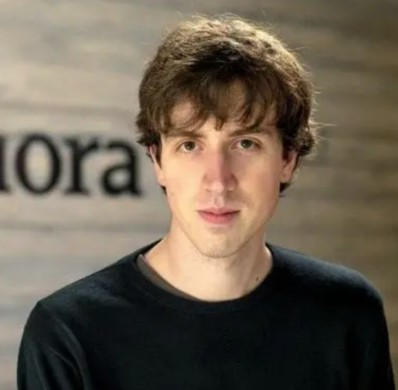
#> input picture hw3/img1.jpg, 398 x 390 px
$ python main.py
#> lines starting #> are read from the running program, lines starting #| are printed output that depends on the picture; after the words box and inside, x2 and y2 are one past the last pixel; in counts of white or black regions, pixels touching at a corner belong together
import cv2
import numpy as np


def dilate(src, kernel, iterations=1):
    """膨胀函数

    Args:
        src (np.ndarray): 二值图像
        kernel (np.ndarray): 卷积核
        iterations (int, optional): 迭代次数

    Returns:
        np.ndarray: 膨胀后的图像
    """
    result = src.copy()
    k_h, k_w = kernel.shape
    pad_h, pad_w = k_h // 2, k_w // 2

    for _ in range(iterations):
        padded = np.pad(
            result, ((pad_h, pad_h), (pad_w, pad_w)), mode="constant", constant_values=0
        )
        temp = np.zeros_like(result)
        h, w = result.shape
        for i in range(h):
            for j in range(w):
                region = padded[i : i + k_h, j : j + k_w]
                if np.any(region[kernel == 1] == 1):
                    temp[i, j] = 1
                else:
                    temp[i, j] = 0
        result = temp.copy()
    return result


def erode(src, kernel, iterations=1):
    """腐蚀函数

    Args:
        src (np.ndarray): 二值图像
        kernel (np.ndarray): 卷积核
        iterations (int, optional): 迭代次数

    Returns:
        np.ndarray: 腐蚀后的图像
    """
    result = src.copy()
    k_h, k_w = kernel.shape
    pad_h, pad_w = k_h // 2, k_w // 2

    for _ in range(iterations):
        padded = np.pad(
            result, ((pad_h, pad_h), (pad_w, pad_w)), mode="constant", constant_values=1
        )
        temp = np.zeros_like(result)
        h, w = result.shape
        for i in range(h):
            for j in range(w):
                region = padded[i : i + k_h, j : j + k_w]
                if np.all(region[kernel == 1] == 1):
                    temp[i, j] = 1
                else:
                    temp[i, j] = 0
        result = temp.copy()
    return result


def main(
    image_path,
    mask_path,
    background_path,
    person_path="./person.jpg",
    new_image_path="./new_image.jpg",
):
    """主函数

    Args:
        image_path (str): 原图像路径
        mask_path (str): 蒙版路径
        background_path (str): 背景图路径
        person_path (str, optional): 保存人物图片路径. Defaults to "./person.jpg".
        new_image_path (str, optional): 保存新图片路径. Defaults to "./new_image.jpg".
    """
#> called with image_path = './img1.jpg', mask_path = './mask1.jpg', background_path = './background.jpg', person_path = './person1.jpg', new_image_path = './new_image1.jpg'
    # 读取图片
    image = cv2.imread(image_path)
#> image is the input picture: shape (390, 398, 3); mean B, G, R 81.5, 96.3, 107.2
    mask = cv2.imread(mask_path, cv2.IMREAD_GRAYSCALE)
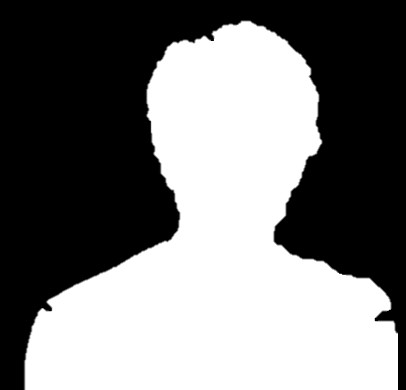
#> input picture hw3/mask1.jpg, 406 x 390 px
#> mask is the input picture: shape (390, 406); min 0, max 255, mean 122.1
    background = cv2.imread(background_path)
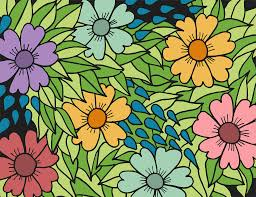
#> input picture hw3/background.jpg, 256 x 197 px
#> background is the input picture: shape (197, 256, 3); mean B, G, R 96.5, 140.3, 135.4

    print(f"read original image: {image_path}, shape: {image.shape}")
#| read original image: ./img1.jpg, shape: (390, 398, 3)
    print(f"read mask: {mask_path}, shape: {mask.shape}")
#| read mask: ./mask1.jpg, shape: (390, 406)
    print(f"read background: {background_path}, shape: {background.shape}")
#| read background: ./background.jpg, shape: (197, 256, 3)

    # 调整蒙版和背景图形状
    mask = cv2.resize(mask, (image.shape[1], image.shape[0]))
#> mask: shape (390, 398)
    mask = cv2.GaussianBlur(mask, (25, 25), 0)
    background = cv2.resize(background, (image.shape[1], image.shape[0]))
#> background: shape (390, 398, 3)

    # 二值化蒙版
    binary_mask = (mask > 128).astype(np.uint8)
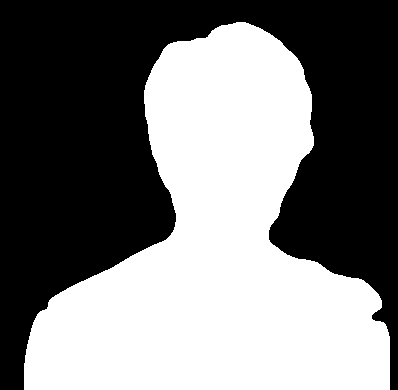
#> binary_mask: shape (390, 398); values 0 (black) and 1 (white), 47.9% white; 1 white region, box (x1, y1, x2, y2) and area: (24, 22, 390, 390) 74273
    kernel = np.ones((7, 7), dtype=np.uint8)

    # 先膨胀，后腐蚀
    dilated_mask = dilate(binary_mask, kernel, iterations=3)
#> after the loop in dilate, `for _ in range(iterations):`: result: shape (390, 398); values 0 (black) and 1 (white), 55.3% white; 1 black region, box (x1, y1, x2, y2) and area: (0, 0, 398, 390) 69450
    # [4 lines of commented-out code are left out]
    clean_mask = erode(dilated_mask, kernel, iterations=3)
#> after the loop in erode, `for _ in range(iterations):`: result: shape (390, 398); values 0 (black) and 1 (white), 48.3% white; 1 white region, box (x1, y1, x2, y2) and area: (24, 22, 398, 390) 74925
    # [6 lines of commented-out code are left out]
    clean_mask_3c = np.stack([clean_mask] * 3, axis=-1)

    # 提取人物并替换背景
    person = image * clean_mask_3c
    new_image = person + background * (1 - clean_mask_3c)

    # 保存图片
    cv2.imwrite(person_path, person)
    cv2.imwrite(new_image_path, new_image)
    print(f"save image with only people: {person_path}, shape: {person.shape}")
#| save image with only people: ./person1.jpg, shape: (390, 398, 3)
    print(f"save image with new background: {new_image_path}, shape: {new_image.shape}")
#| save image with new background: ./new_image1.jpg, shape: (390, 398, 3)


if __name__ == "__main__":
    image_path = "./img1.jpg"
    mask_path = "./mask1.jpg"
    background_path = "./background.jpg"
    person_path = "./person1.jpg"
    new_image_path = "./new_image1.jpg"
    main(image_path, mask_path, background_path, person_path, new_image_path)

    image_path = "./img2.jpg"
    mask_path = "./mask2.jpg"
    background_path = "./background.jpg"
    person_path = "./person2.jpg"
    new_image_path = "./new_image2.jpg"
    main(image_path, mask_path, background_path, person_path, new_image_path)
#> call 2 of main, with image_path = './img2.jpg', mask_path = './mask2.jpg', background_path = './background.jpg', person_path = './person2.jpg', new_image_path = './new_image2.jpg'
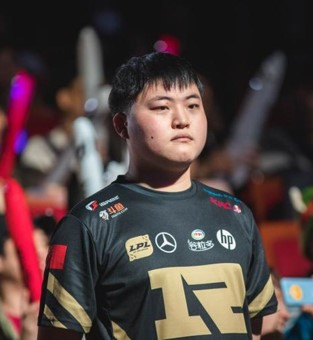
#> input picture hw3/img2.jpg, 313 x 340 px
#> in main, image is the input picture: shape (340, 313, 3); mean B, G, R 64.2, 65.2, 81.4
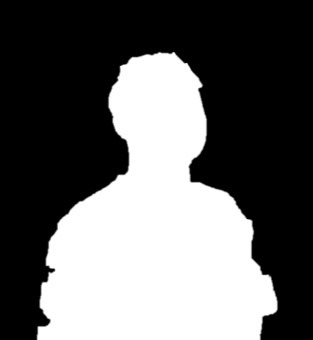
#> input picture hw3/mask2.jpg, 313 x 340 px
#> in main, mask is the input picture: shape (340, 313); min 0, max 255, mean 99.5
#| read original image: ./img2.jpg, shape: (340, 313, 3)
#| read mask: ./mask2.jpg, shape: (340, 313)
#| read background: ./background.jpg, shape: (197, 256, 3)
#> in main (call 2), `binary_mask = (mask > 128).astype(np.uint8)`: binary_mask: shape (340, 313); values 0 (black) and 1 (white), 39% white; 1 white region, box (x1, y1, x2, y2) and area: (37, 53, 277, 340) 41489
#> after the loop in dilate (call 2), `for _ in range(iterations):`: result: shape (340, 313); values 0 (black) and 1 (white), 46.9% white; 1 white region, box (x1, y1, x2, y2) and area: (28, 44, 286, 340) 49930
#> after the loop in erode (call 2), `for _ in range(iterations):`: result: shape (340, 313); values 0 (black) and 1 (white), 39.1% white; 1 white region, box (x1, y1, x2, y2) and area: (37, 53, 277, 340) 41632
#> in main (call 2), `person = image * clean_mask_3c`:
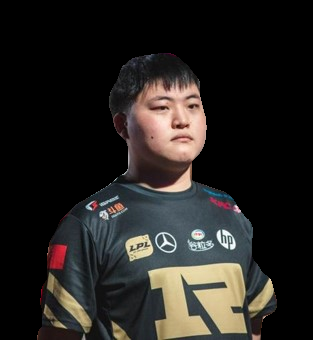
#> person: shape (340, 313, 3); mean B, G, R 32.5, 35.3, 37.9
#> in main (call 2), `new_image = person + background * (1 - clean_mask_3c)`:
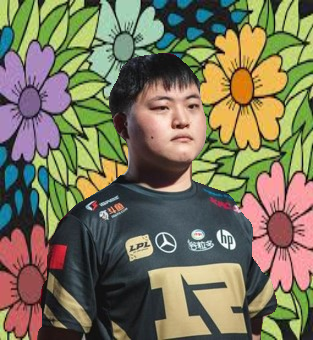
#> new_image: shape (340, 313, 3); mean B, G, R 91.4, 117.1, 122
#| save image with only people: ./person2.jpg, shape: (340, 313, 3)
#| save image with new background: ./new_image2.jpg, shape: (340, 313, 3)
